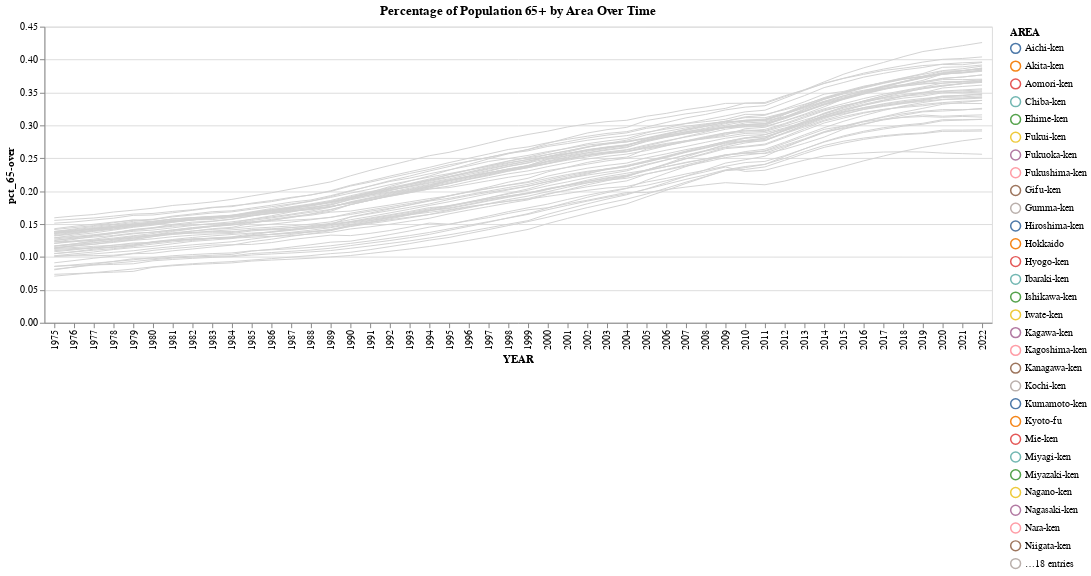

This figure's notebook cell:
### Code cell
highlight = alt.selection_single(
    fields=['AREA'],  # Selection is based on AREA
    nearest=True,  # Select the nearest line to the hover
    on='mouseover',  # Selection activates on hover
    empty='none'  # If no line is hovered, nothing is selected
)

base = alt.Chart(df).mark_line().encode(
    x='YEAR:O',
    y='pct_65-over:Q',
    color=alt.condition(highlight, 'AREA:N', alt.value('lightgray')),  # Highlight hovered line
    size=alt.condition(highlight, alt.value(3), alt.value(1)),  # Thicker line for the highlighted area
    tooltip=['AREA', 'YEAR', 'pct_65-over']
)

# Add points to make the hover interaction easier
points = base.mark_point().encode(
    opacity=alt.value(0)  # Invisible points, only for interaction purposes
).add_selection(
    highlight
)

# Combine the lines and points
chart = (base + points).properties(
    title='Percentage of Population 65+ by Area Over Time'
).interactive()

# Show the chart
chart

### Figure 1 — Vega-Lite specification as saved in the notebook (floating-point values rounded to 4 significant figures; data arrays with more than 128 entries replaced by an {"elided": "..."} marker saying what was removed)
{"config": {"view": {"continuousWidth": 300, "continuousHeight": 300}}, "layer": [{"mark": {"type": "line"}, "encoding": {"color": {"condition": {"param": "param_3", "empty": false, "field": "AREA", "type": "nominal"}, "value": "lightgray"}, "size": {"condition": {"param": "param_3", "value": 3, "empty": false}, "value": 1}, "tooltip": [{"field": "AREA", "type": "nominal"}, {"field": "YEAR", "type": "quantitative"}, {"field": "pct_65-over", "type": "quantitative"}], "x": {"field": "YEAR", "type": "ordinal"}, "y": {"field": "pct_65-over", "type": "quantitative"}}, "name": "view_2"}, {"mark": {"type": "point"}, "encoding": {"color": {"condition": {"param": "param_3", "empty": false, "field": "AREA", "type": "nominal"}, "value": "lightgray"}, "opacity": {"value": 0}, "size": {"condition": {"param": "param_3", "value": 3, "empty": false}, "value": 1}, "tooltip": [{"field": "AREA", "type": "nominal"}, {"field": "YEAR", "type": "quantitative"}, {"field": "pct_65-over", "type": "quantitative"}], "x": {"field": "YEAR", "type": "ordinal"}, "y": {"field": "pct_65-over", "type": "quantitative"}}, "name": "view_1"}], "data": {"name": "data-9b5534cd700e5e9f033629e32cf60fb7"}, "params": [{"name": "param_3", "select": {"type": "point", "fields": ["AREA"], "nearest": true, "on": "mouseover"}, "views": ["view_1"]}, {"name": "param_4", "select": {"type": "interval", "encodings": ["x", "y"]}, "bind": "scales", "views": ["view_2"]}], "title": "Percentage of Population 65+ by Area Over Time", "$schema": "https://vega.github.io/schema/vega-lite/v5.16.3.json", "datasets": {"data-9b5534cd700e5e9f033629e32cf60fb7": {"elided": "2256 records"}}}
